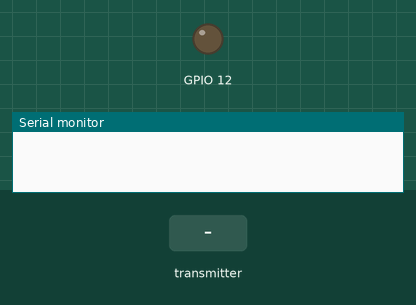
Bench run of a sketch on a simulated ESP32. Parts: output pins drawn as LEDs (lit = HIGH), the last lines printed to the serial monitor. The inputs (shaded band) are chosen by the test bench.

Above: at 4.2 s.
4.3 s: the transmitter starts sending isOpen = 1
At 5.5 s:
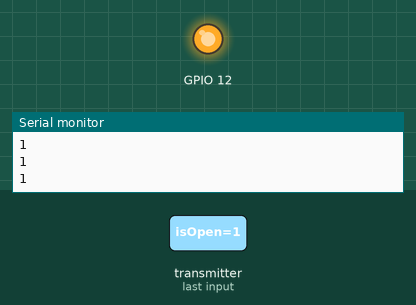
5.8 s: the transmitter starts sending isOpen = 0
At 6.8 s:
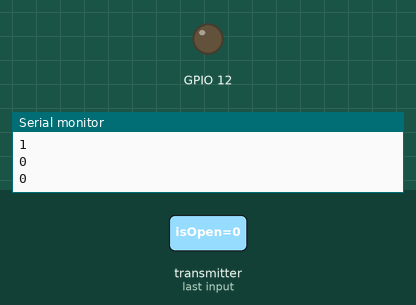
Timing chart, 0 to 8.8 s (numbered marks = the images above; inputs shaded):
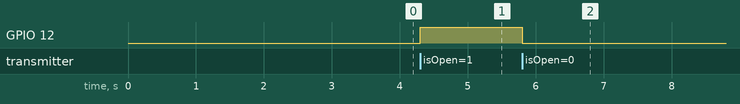

The sketch:

LED_Reciever.ino
```cpp
#include <esp_now.h>
#include <WiFi.h>

// Structure example to receive data
// Must match the sender structure
typedef struct struct_message {
    bool isOpen;
} struct_message;

// Create a struct_message called myData
struct_message myData;

// callback function that will be executed when data is received
void OnDataRecv(const uint8_t * mac, const uint8_t *incomingData, int len) {
  memcpy(&myData, incomingData, sizeof(myData));
  Serial.println(myData.isOpen);
  if (myData.isOpen == true){
    digitalWrite(12, HIGH);
  }
  else if (myData.isOpen == false){
    digitalWrite(12, LOW);
  }
}

void setup() {
  // Initialize Serial Monitor
  Serial.begin(115200);
  delay(3000);
  Serial.println();
  // Set device as a Wi-Fi Station
  WiFi.mode(WIFI_STA);

  pinMode(12, OUTPUT);
  // Init ESP-NOW
  if (esp_now_init() != ESP_OK) {
    Serial.println("Error initializing ESP-NOW");
    return;
  }

  // Once ESPNow is successfully Init, we will register for recv CB to
  // get recv packer info
  //mark
}

void loop() {
  delay(100);
  esp_now_register_recv_cb(esp_now_recv_cb_t(OnDataRecv));
}
```

Measured:
- after the input at 4.3 s, GPIO 12: LOW → HIGH at once
- after the input at 5.8 s, GPIO 12: HIGH → LOW at once
